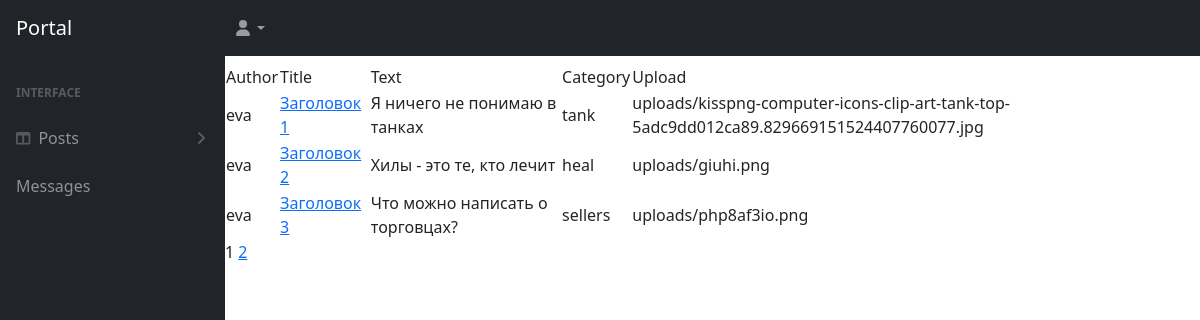
The page / on the database its author committed.
### Board/models.py (models this page shows)
class Post(models.Model):
    title = models.CharField(max_length=255)
    text = models.TextField()
    CATEGORY = (
        ('tank', 'Танки'),
        ('heal', 'Хилы'),
        ('DD', 'ДД'),
        ('sellers', 'Торговцы'),
        ('gild_masters', 'Гилдмастеры'),
        ('quest_givers', 'Квестгиверы'),
        ('smiths', 'Кузнецы'),
        ('tanners', 'Кожевники'),
        ('potion_makers', 'Зельевары'),
        ('spell_masters', 'Мастера заклинаний')
    )
    author = models.ForeignKey(User, on_delete=models.CASCADE)
    category = models.CharField(max_length=16, choices=CATEGORY, default='tank')
    upload = models.FileField(upload_to='uploads/', default=None)

### Board/views.py (the view)
# urls.py: path('', PostList.as_view(), name='posts'),
class PostList(ListView):
    model = Post
    template_name = 'all_posts.html'
    ordering = 'id'
    context_object_name = 'posts'
    paginate_by = 3
    def get_queryset(self):
        queryset = super().get_queryset()
        self.filterset = PostFilter(self.request.GET, queryset)
        return self.filterset.qs
    def get_context_data(self, **kwargs):
        context = super().get_context_data(**kwargs)
        context['filterset'] = self.filterset
        return context

### Board/templates/all_posts.html (shortened to what this page needs)
{% extends 'flatpages/default.html' %}
{% load custom_tags %}
{% block content %}
    {% if posts %}
        <table>
            <tr>
                <td>Author</td>
                <td>Title</td>
                <td>Text</td>
                <td>Category</td>
                <td>Upload</td>
            </tr>
            {% for post in posts %}
                <tr>
                    <td>{{ post.author }}</td>
                    <td><a href="{% url 'post' pk=post.id %}">{{ post.title }}</a></td>
                    <td>{{ post.text | truncatechars:120 }}</td>
                    <td>{{ post.category }}</td>
                    <td>{{ post.upload }}</td>
                    <td>
                    </td>
                </tr>
            {% endfor %}
        </table>
    {% endif %}
    {{ page_obj.number }}
    {% if page_obj.has_next %}
        <a href="?page={{ page_obj.next_page_number }}">{{ page_obj.next_page_number }}</a>
    {% endif %}
{% endblock content %}

### Board/templates/flatpages/default.html (shortened to what this page needs)
<!DOCTYPE html>
<html lang="en">
    <head>
        <link href="https://cdn.jsdelivr.net/npm/simple-datatables@latest/dist/style.css" rel="stylesheet" />
        {% load static %}
        <link href="{% static 'css/styles.css' %}" rel="stylesheet" />
    </head>
    <body class="sb-nav-fixed">
        <nav class="sb-topnav navbar navbar-expand navbar-dark bg-dark">
            <a class="navbar-brand ps-3" href="/">Portal</a>
            <ul class="navbar-nav me-auto mb-2 mb-lg-0">
                <li class="nav-item dropdown">
                    <a class="nav-link dropdown-toggle" id="navbarDropdown" href="#" role="button" data-bs-toggle="dropdown" aria-expanded="false"><i class="fas fa-user fa-fw"></i></a>
                </li>
            </ul>
        </nav>
        <div id="layoutSidenav">
            <div id="layoutSidenav_nav">
                <nav class="sb-sidenav accordion sb-sidenav-dark" id="sidenavAccordion">
                    <div class="sb-sidenav-menu">
                        <div class="nav">
                            <div class="sb-sidenav-menu-heading">Interface</div>
                            <a class="nav-link collapsed" href="#" data-bs-toggle="collapse" data-bs-target="#collapseLayouts" aria-expanded="false" aria-controls="collapseLayouts">
                                <div class="sb-nav-link-icon"><i class="fas fa-columns"></i></div>
                                Posts
                                <div class="sb-sidenav-collapse-arrow"><i class="fas fa-angle-down"></i></div>
                            </a>
                            <a class="nav-link" href="{% url 'search' %}">Messages</a>
                        </div>
                    </div>
                </nav>
            </div>
            <div id="layoutSidenav_content">
                <main>
                    {% block content %}{% endblock content %}
                </main>
            </div>
        </div>
    </body>
</html>

### rows shown on the page
Post: author "eva", title "Заголовок 1", text "Я ничего не понимаю в танках", category "tank", upload "uploads/kisspng-computer-icons-clip-art-tank-top-5adc9dd012ca89.829669151524407760077.jpg"
Post: author "eva", title "Заголовок 2", text "Хилы - это те, кто лечит", category "heal", upload "uploads/giuhi.png"
Post: author "eva", title "Заголовок 3", text "Что можно написать о торговцах?", category "sellers", upload "uploads/php8af3io.png"

### other values the page prints
{{ page_obj.number }} "1"
{{ page_obj.next_page_number }} "2"
